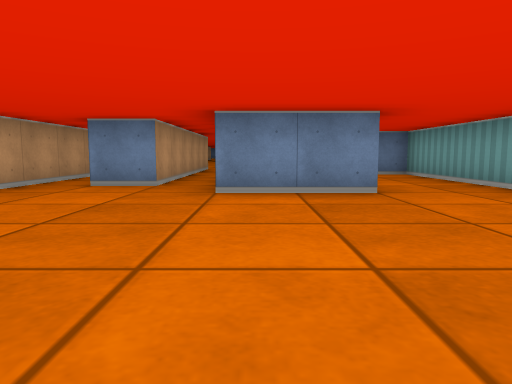
view 1 (above)

24 first-person views from a walk through a cub3D ray-caster map. The camera is about half as high as the walls, tilts 6° down and sees 70° across. The floor is counted in squares. Each view is taken from the middle of a square. On the plan, view 1 faces up. The plan holds only what a view shows up to about 9 squares ahead; the rest is blank. The place goes on beyond the plan.

view 2
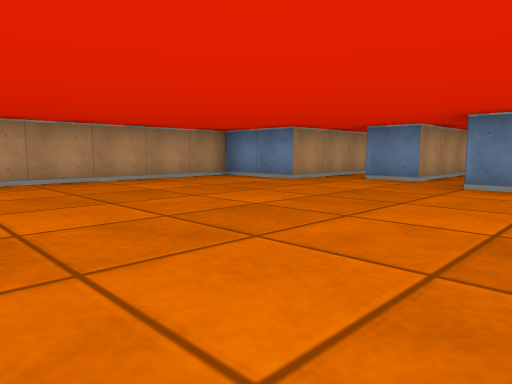

view 3
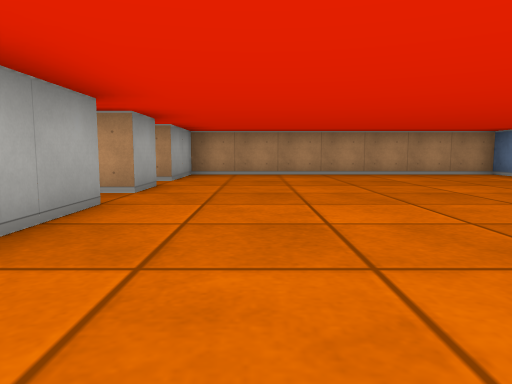

view 4
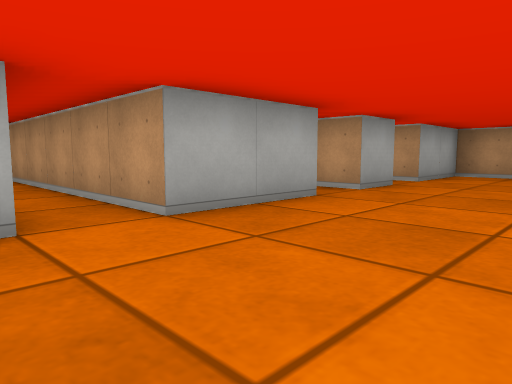

view 5
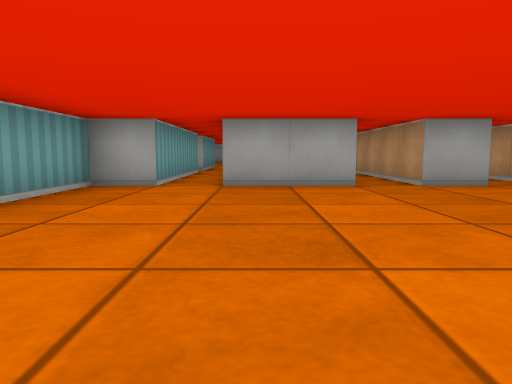

view 6
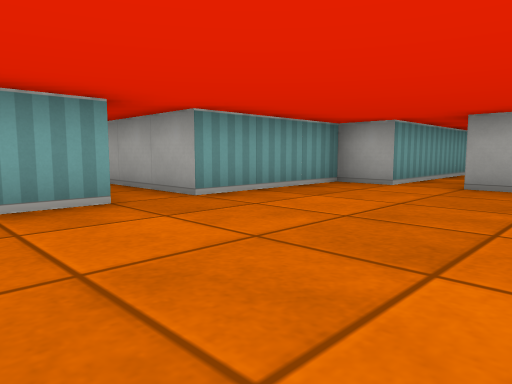

view 7
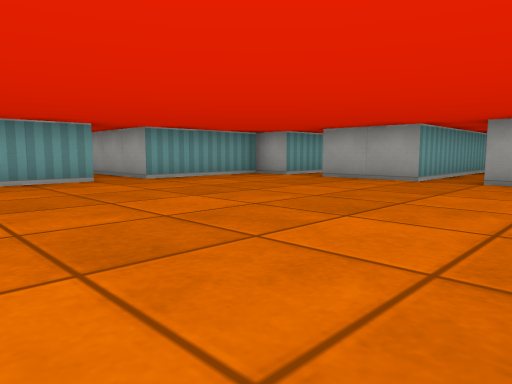

view 8
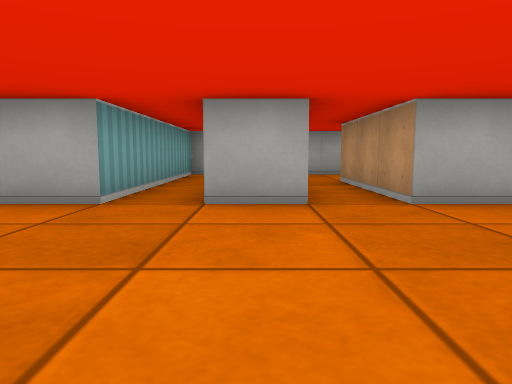

view 9
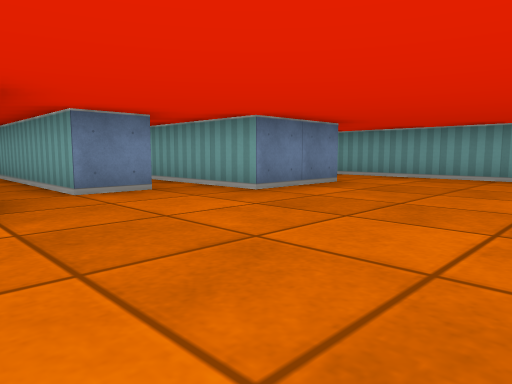

view 10
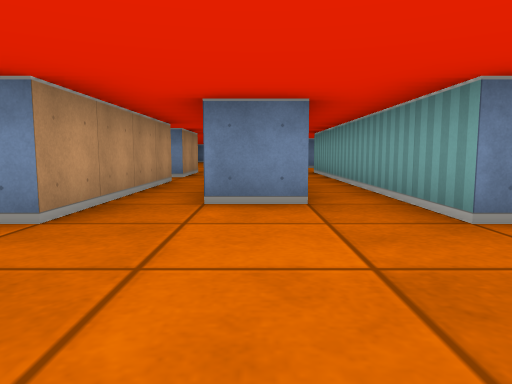

view 11
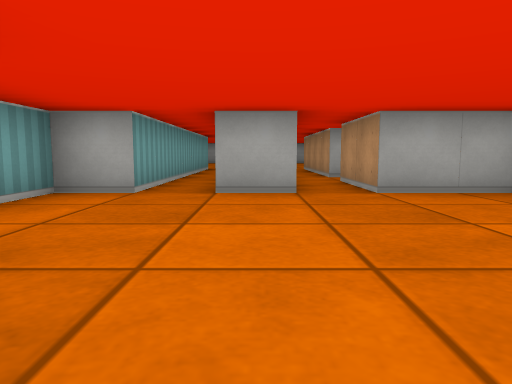

view 12
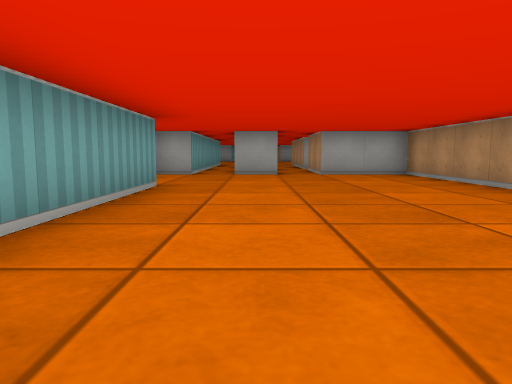

view 13
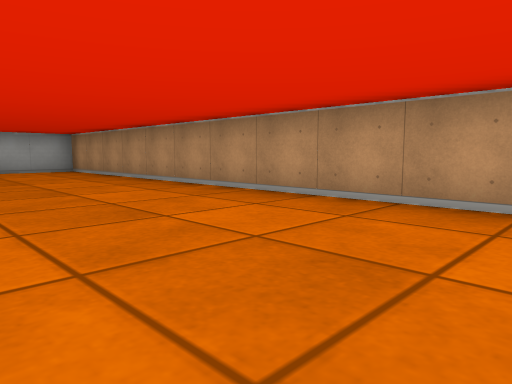

view 14
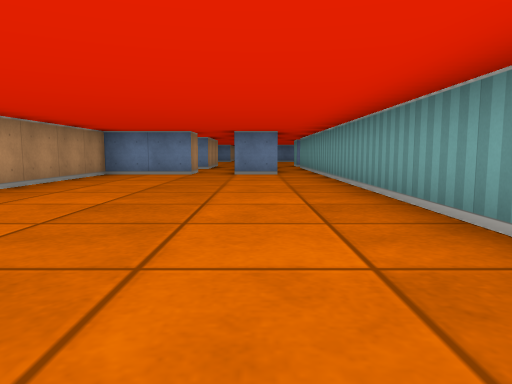

view 15
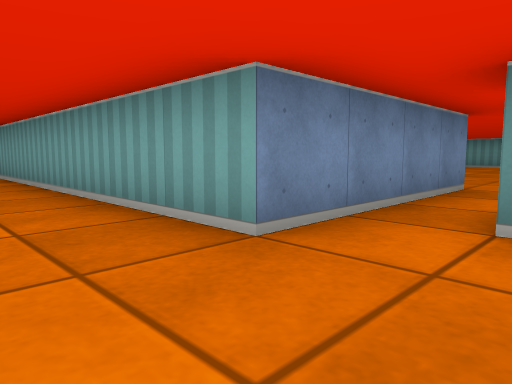

view 16
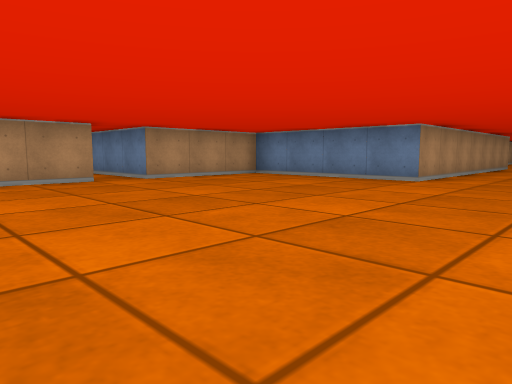

view 17
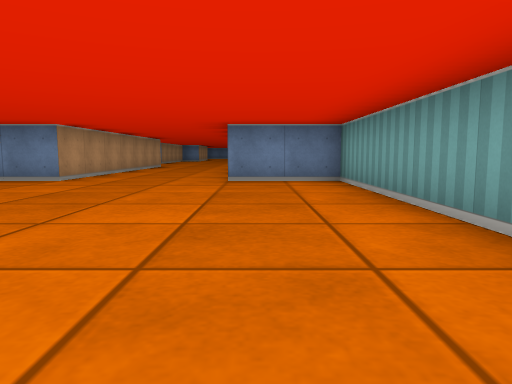

view 18
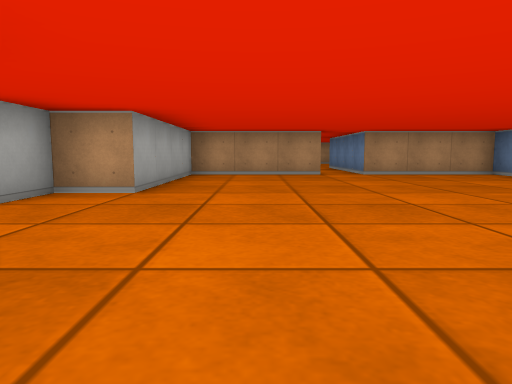

view 19
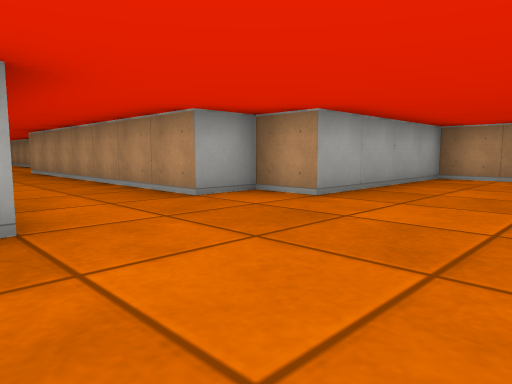

view 20
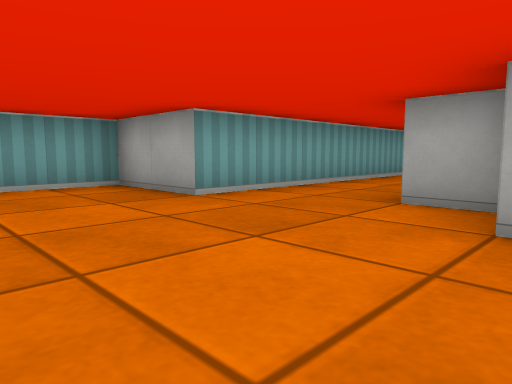

view 21
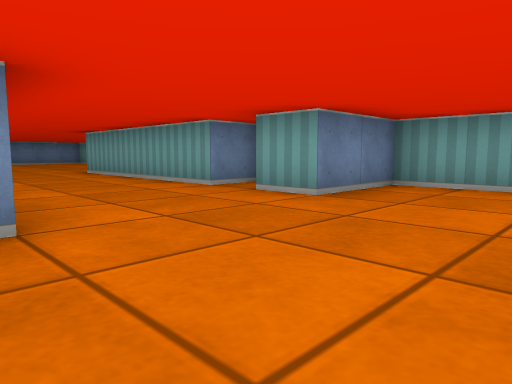

view 22
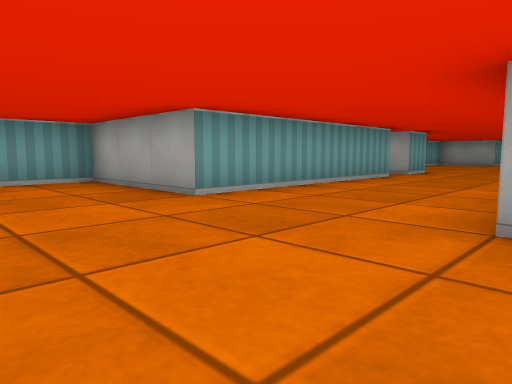

view 23
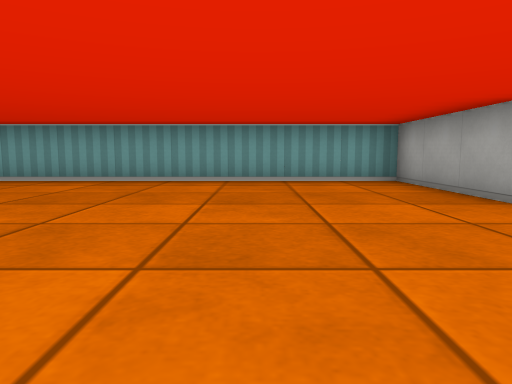

view 24
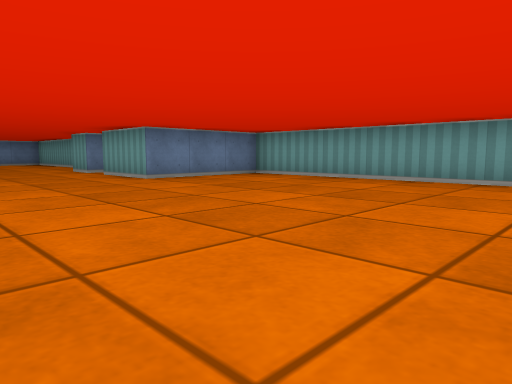

### Floor plan
Points are (right, up) in squares from view 1. A wall is a line through its corners. A room is listed if a view was taken in it or the views show most of it. See-through windows are left out.
Room 1 (views 1, 2, 3, 4, 5, 6, 7, 8, 9, 10)
walls: (1.6, 4.5) (-0.5, 4.5) (-0.5, 5.5); (3.5, 1.4) (3.5, 8.5) (2.8, 8.5); (-1.5, 5.5) (-2.5, 5.5); (-3.5, 5.5) (-3.5, 4.5) (-5.5, 4.5) (-5.5, -2.5) (-3.5, -2.5) (-3.5, -5.5); (-2.6, -2.5) (-1.5, -2.5) (-1.5, -6.1); (2.5, -6.2) (2.5, -2.5) (3.5, -2.5) (3.5, 0.5); (-0.5, -7.5) (-0.5, -2.5) (1.5, -2.5) (1.5, -6.5); (2.5, 14.5) (0.5, 14.5)
ways out: opening at (-1, 5) to room 2; opening at (1, 14) to room 2; opening at (3, 14) to room 3; opening at (-3, -5); opening at (-3, 5); opening at (2, -7); opening at (4, 1)
Room 2 (views 11, 12, 13, 14, 15)
walls: (0.5, 14.5) (-0.5, 14.5) (-0.5, 23.1); (-2.5, 11.5) (-1.5, 11.5); (-3.5, 22.5) (-5.5, 22.5) (-5.5, 11.5) (-3.5, 11.5) (-3.5, 9.5); (-1.5, 22.5) (-2.5, 22.5); (-1.5, 9) (-1.5, 5.5); (-0.5, 5.5) (-0.5, 11.5) (0.5, 11.5) (0.5, 13.5)
ways out: opening at (-1, 5) to room 1; opening at (1, 14) to room 1; opening at (-3, 10); opening at (-3, 22); opening at (-1, 23)
Room 3 (views 16, 17, 18, 19, 20, 21, 22, 23, 24)
walls: (7.5, 21.4) (7.5, 17.5) (3.5, 17.5) (3.5, 14.5) (2.5, 14.5); (11.5, 19.5) (10.5, 19.5) (10.5, 24.5) (13.5, 24.5) (13.5, 33.5) (10.5, 33.5) (10.5, 35.5); (3.5, 13.6) (3.5, 10.5) (7.5, 10.5) (7.5, 9.5) (8.5, 9.5) (8.5, 3.6); (10.5, 4.8) (10.5, 10.5) (12.5, 10.5) (12.5, 17.5) (10.5, 17.5) (10.5, 18.5) (11, 18.5)
ways out: opening at (3, 14) to room 1; opening at (9.5, 4)

Where each view was taken, in squares from view 1:
view 1: 0 up, 0 right, facing up
view 2: 1 down, 1 right, facing up-left
view 3: 1 down, 3 right, facing left
view 4: 0 up, 3 right, facing down-left
view 5: 3 up, 1 right, facing down
view 6: 3 up, 0 right, facing down-right
view 7: 4 up, 3 left, facing down-right
view 8: 1 up, 2 left, facing down
view 9: 1 up, 4 left, facing up-right
view 10: 2 up, 2 left, facing up
view 11: 16 up, 2 left, facing down
view 12: 20 up, 2 left, facing down
view 13: 22 up, 2 left, facing down-left
view 14: 14 up, 2 left, facing up
view 15: 13 up, 2 left, facing up-right
view 16: 11 up, 10 right, facing up-left
view 17: 11 up, 11 right, facing up
view 18: 12 up, 12 right, facing left
view 19: 13 up, 11 right, facing down-left
view 20: 13 up, 7 right, facing down-right
view 21: 15 up, 7 right, facing up-right
view 22: 27 up, 7 right, facing down-right
view 23: 27 up, 7 right, facing right
view 24: 27 up, 7 right, facing up-right
